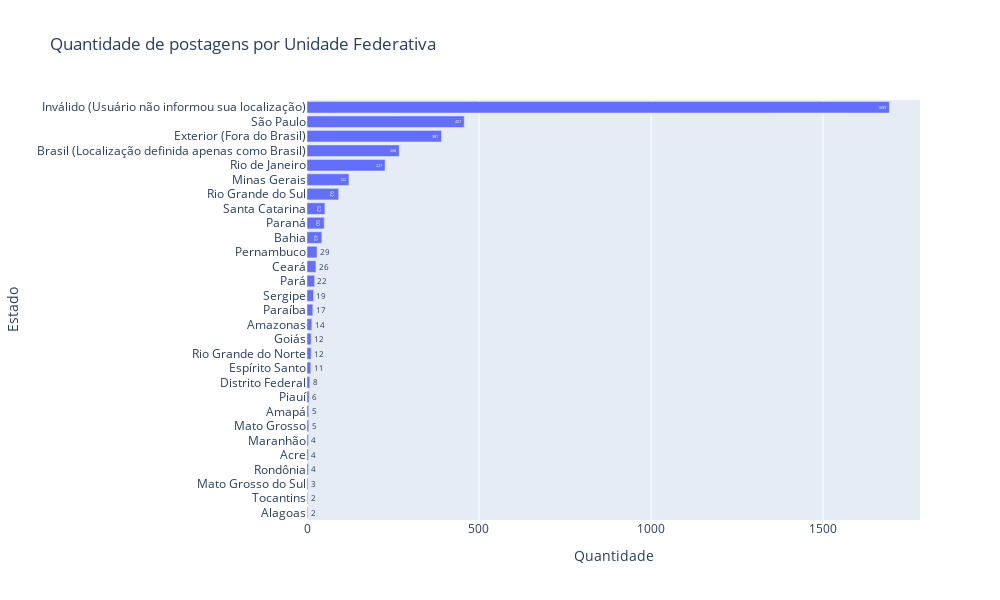

The notebook cell this image was saved under:
### Code cell
fig = px.bar(df_estados_grafico, 
             y='Estado', 
             x='Quantidade', 
             title='Quantidade de postagens por Unidade Federativa', 
             text_auto=True, 
             orientation='h',
             width=1000,
             height=600,
            )
fig.show()

### Figure 1 — Plotly figure (JSON) as saved in the notebook; plotly's stock layout.template omitted (floating-point values rounded to 4 significant figures)
{"data": [{"alignmentgroup": "True", "hovertemplate": "Quantidade=%{x}<br>Estado=%{y}<extra></extra>", "legendgroup": "", "marker": {"color": "#636efa", "pattern": {"shape": ""}}, "name": "", "offsetgroup": "", "orientation": "h", "showlegend": false, "textposition": "auto", "texttemplate": "%{x}", "type": "bar", "x": [2, 2, 3, 4, 4, 4, 5, 5, 6, 8, 11, 12, 12, 14, 17, 19, 22, 26, 29, 43, 50, 52, 92, 122, 227, 268, 391, 457, 1693], "xaxis": "x", "y": ["Alagoas", "Tocantins", "Mato Grosso do Sul", "Rondônia", "Acre", "Maranhão", "Mato Grosso", "Amapá", "Piauí", "Distrito Federal", "Espírito Santo", "Rio Grande do Norte", "Goiás", "Amazonas", "Paraíba", "Sergipe", "Pará", "Ceará", "Pernambuco", "Bahia", "Paraná", "Santa Catarina", "Rio Grande do Sul", "Minas Gerais", "Rio de Janeiro", "Brasil (Localização definida apenas como Brasil)", "Exterior (Fora do Brasil)", "São Paulo", "Inválido (Usuário não informou sua localização)"], "yaxis": "y"}], "layout": {"barmode": "relative", "height": 600, "legend": {"tracegroupgap": 0}, "title": {"text": "Quantidade de postagens por Unidade Federativa"}, "width": 1000, "xaxis": {"anchor": "y", "autorange": true, "domain": [0, 1], "range": [0, 1782.0], "title": {"text": "Quantidade"}, "type": "linear"}, "yaxis": {"anchor": "x", "autorange": true, "domain": [0, 1], "range": [-0.5, 28.5], "title": {"text": "Estado"}, "type": "category"}}}
